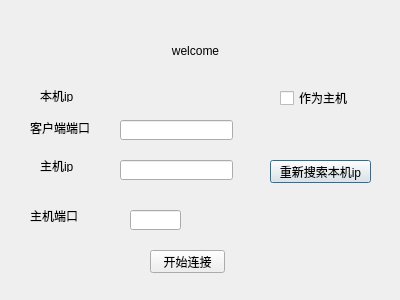
<?xml version="1.0" encoding="UTF-8"?>
<ui version="4.0">
 <class>Welcome</class>
 <widget class="QDialog" name="Welcome">
  <property name="geometry">
   <rect>
    <x>0</x>
    <y>0</y>
    <width>400</width>
    <height>300</height>
   </rect>
  </property>
  <property name="windowTitle">
   <string>Dialog</string>
  </property>
  <widget class="QLabel" name="label">
   <property name="geometry">
    <rect>
     <x>140</x>
     <y>30</y>
     <width>111</width>
     <height>41</height>
    </rect>
   </property>
   <property name="text">
    <string>welcome</string>
   </property>
   <property name="alignment">
    <set>Qt::AlignCenter</set>
   </property>
  </widget>
  <widget class="QLabel" name="label_2">
   <property name="geometry">
    <rect>
     <x>40</x>
     <y>90</y>
     <width>54</width>
     <height>12</height>
    </rect>
   </property>
   <property name="text">
    <string>本机ip</string>
   </property>
  </widget>
  <widget class="QLabel" name="self_ip">
   <property name="geometry">
    <rect>
     <x>110</x>
     <y>90</y>
     <width>141</width>
     <height>20</height>
    </rect>
   </property>
   <property name="text">
    <string/>
   </property>
  </widget>
  <widget class="QCheckBox" name="checkBox">
   <property name="geometry">
    <rect>
     <x>280</x>
     <y>90</y>
     <width>71</width>
     <height>16</height>
    </rect>
   </property>
   <property name="text">
    <string>作为主机</string>
   </property>
  </widget>
  <widget class="QLineEdit" name="host_ip">
   <property name="geometry">
    <rect>
     <x>120</x>
     <y>160</y>
     <width>113</width>
     <height>20</height>
    </rect>
   </property>
  </widget>
  <widget class="QLabel" name="label_4">
   <property name="geometry">
    <rect>
     <x>40</x>
     <y>160</y>
     <width>54</width>
     <height>12</height>
    </rect>
   </property>
   <property name="text">
    <string>主机ip</string>
   </property>
  </widget>
  <widget class="QLineEdit" name="host_port">
   <property name="geometry">
    <rect>
     <x>130</x>
     <y>210</y>
     <width>51</width>
     <height>20</height>
    </rect>
   </property>
  </widget>
  <widget class="QLabel" name="label_5">
   <property name="geometry">
    <rect>
     <x>30</x>
     <y>210</y>
     <width>54</width>
     <height>12</height>
    </rect>
   </property>
   <property name="text">
    <string>主机端口</string>
   </property>
  </widget>
  <widget class="QLabel" name="label_6">
   <property name="geometry">
    <rect>
     <x>30</x>
     <y>120</y>
     <width>71</width>
     <height>16</height>
    </rect>
   </property>
   <property name="text">
    <string>客户端端口</string>
   </property>
  </widget>
  <widget class="QLineEdit" name="client_port">
   <property name="geometry">
    <rect>
     <x>120</x>
     <y>120</y>
     <width>113</width>
     <height>20</height>
    </rect>
   </property>
  </widget>
  <widget class="QPushButton" name="refresh_self_ip">
   <property name="geometry">
    <rect>
     <x>270</x>
     <y>160</y>
     <width>101</width>
     <height>23</height>
    </rect>
   </property>
   <property name="text">
    <string>重新搜索本机ip</string>
   </property>
  </widget>
  <widget class="QPushButton" name="startbtn">
   <property name="geometry">
    <rect>
     <x>150</x>
     <y>250</y>
     <width>75</width>
     <height>23</height>
    </rect>
   </property>
   <property name="text">
    <string>开始连接</string>
   </property>
  </widget>
 </widget>
 <resources/>
 <connections/>
</ui>
